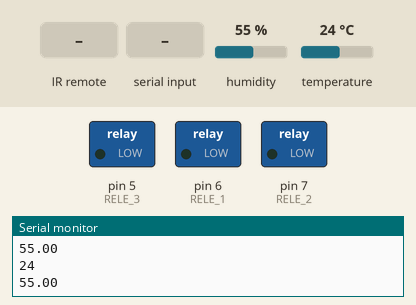
Simulated run of this sketch. Board: Arduino Uno, built with avr-gcc and run on an emulated ATmega328P. Shown: switched loads named in the sketch (green lamp = pin HIGH), the last lines printed to the serial monitor. The inputs (shaded band) are chosen by the test bench; at power-on: humidity 55 %, temperature 24 °C.

Above: at 1.2 s.
1.3 s: infrared code 0x100210EF received
At 2.1 s:
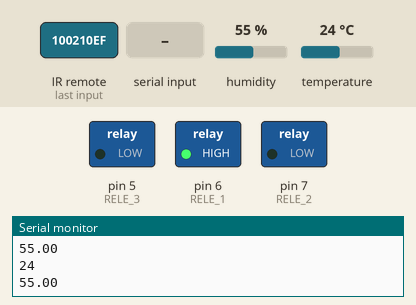
2.8 s: byte 2 (2) received over Serial
At 4.0 s:
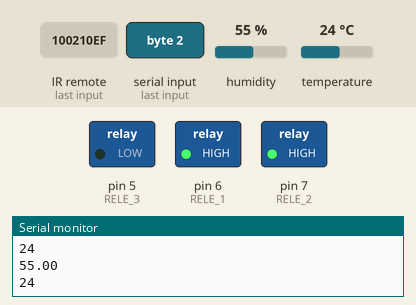
4.3 s: byte 3 (3) received over Serial
At 5.3 s:
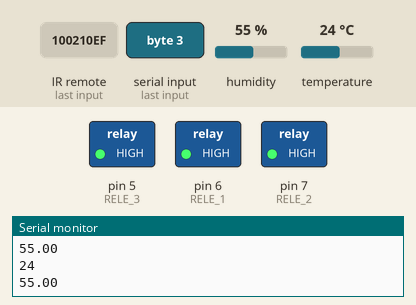
5.8 s: byte 4 (4) received over Serial
At 6.6 s:
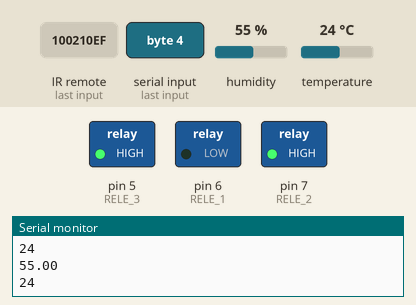
7.3 s: byte 5 (5) received over Serial
At 7.8 s:
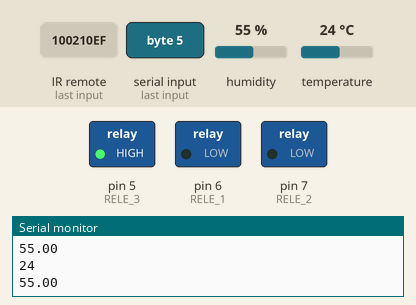
8.8 s: byte 1 (1) received over Serial
At 9.4 s:
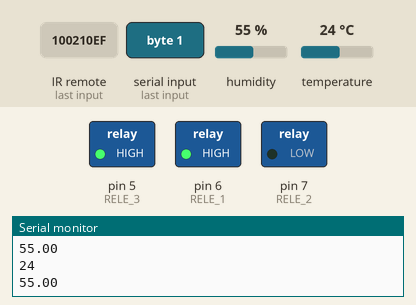
Timing chart, 0 to 11.3 s (numbered marks = the images above; inputs shaded):
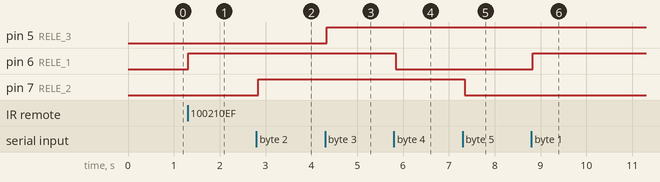

Measured:
- after the input at 1.3 s, pin 6 (RELE_1): LOW → HIGH at once
- after the input at 2.8 s, pin 7 (RELE_2): LOW → HIGH at once
- after the input at 4.3 s, pin 5 (RELE_3): LOW → HIGH at once
- after the input at 5.8 s, pin 6 (RELE_1): HIGH → LOW at once
- after the input at 7.3 s, pin 7 (RELE_2): HIGH → LOW after 0.05 s
- after the input at 8.8 s, pin 6 (RELE_1): LOW → HIGH at once

The sketch:

Codigo_principal.ino
```cpp
#include "dht.h"
#include <IRremote.h>


#define RELE_1 6
#define RELE_2 7
#define RELE_3 5

#define pinDHT A2

int RECV_PIN = 3;
bool estado_R1 = 0;
bool estado_R2 = 0;
int aux;


IRrecv irrecv(RECV_PIN);
decode_results results;
dht DHT;

void setup()
{

  pinMode(RELE_1,OUTPUT);
  digitalWrite(RELE_1,LOW);
  pinMode(RELE_2,OUTPUT);
  digitalWrite(RELE_2,LOW);
  pinMode(RELE_3, OUTPUT);
  digitalWrite(RELE_3, LOW);

  pinMode(A0, INPUT); //TEMPORARIO

  Serial.begin(9600);
  irrecv.enableIRIn(); //Inicia o receptor
}


//Infinite loop
void loop() {
  while(Serial.available()){
    aux = Serial.read();

  }
  DHT.read11(pinDHT);
  Serial.println(DHT.humidity);
  Serial.println(DHT.temperature, 0);

  //Serial.println("50%");
  //Serial.println("32ºC");

  switch(aux){
    case 1:
      digitalWrite(RELE_1, HIGH);
      break;

    case 2:
      digitalWrite(RELE_2, HIGH);
      break;

    case 3:
      digitalWrite(RELE_3, HIGH);
      break;

    case 4:
      digitalWrite(RELE_1, LOW);
      break;

    case 5:
      digitalWrite(RELE_2, LOW);
      break;

    case 6:
      digitalWrite(RELE_3, LOW);
      break;
  }

  aux = 0;

  if (irrecv.decode(&results)) {
    Serial.println(results.value, DEC);
    irrecv.resume(); //Receive the next value
  }

       /****************RELE 1**********************/

  if(results.value == 268570863 && estado_R1 == 0)
  {
    digitalWrite(RELE_1,1);
    delay(20);
    estado_R1 = 1;
    delay(500);

    results.value = 0;
    /*precisa receber 0 se não o valor do resultado se manterá
     o mesmo até a proxima leitura fazendo com que entre no
     outro "if" e desligue o RELE*/
  }

  if(results.value == 268570863 && estado_R1 == 1)
  {
    digitalWrite(RELE_1,0);
    delay(20);
    estado_R1 = 0;
    delay(500);

    results.value = 0;
  }

       /****************RELE 2**********************/

   if(results.value == 268603503 && estado_R2 == 0)
{
    digitalWrite(RELE_2,1);
    delay(20);
    estado_R2 = 1;
    delay(500);

    results.value = 0;
  }

  if(results.value == 268603503 && estado_R2 == 1)
  {
    digitalWrite(RELE_2,0);
    delay(20);
    estado_R2 = 0;
    delay(500);

    results.value = 0;
  }

}
```
